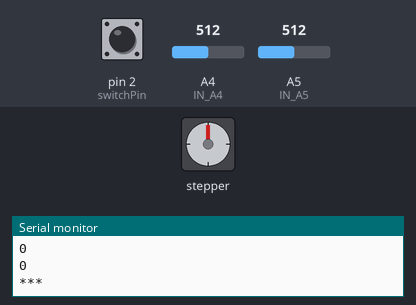
Simulated run of this sketch. Board: Arduino Uno, built with avr-gcc and run on an emulated ATmega328P. On the bench: stepper motor, the last lines printed to the serial monitor. Wiring (inferred from the names in the program): stepper motor driver (200 steps per turn assumed): step pin 10; direction pin 11. Inputs (shaded band) come from the test bench; at power-on: pin 2 (switchPin) HIGH, A4 (IN_A4) = 512, A5 (IN_A5) = 512.

Above: at 2.8 s.
2.9 s: pin 2 (switchPin) pulled LOW for 1.2 s
At 3.15 s:
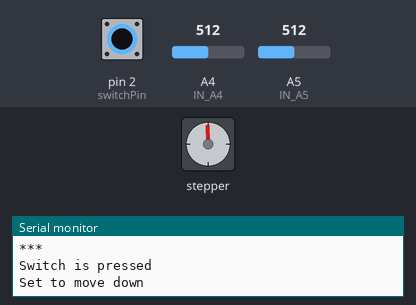
6.4 s: pin 2 (switchPin) pulled LOW for 3.2 s
At 7.56 s:
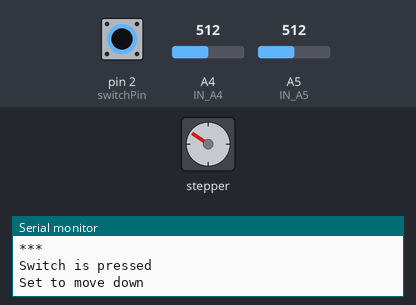
12.4 s: pin 2 (switchPin) pulled LOW for 1.2 s
At 14.1 s:
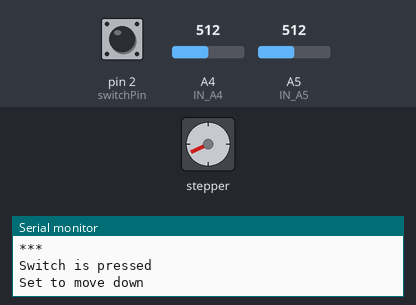
Timing chart, 0 to 16.9 s (numbered marks = the images above; inputs shaded):
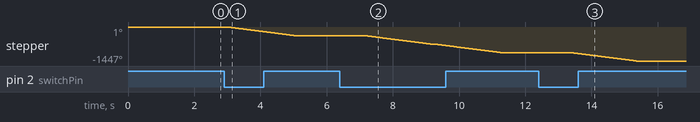

The sketch:

MoveDownStepper.ino
```cpp
#include "StepperMotor.h"
#include "MainSwitch.h"
#include "PositionSensor.h"

void setup() {
  // put your setup code here, to run once:
  initMainSwitch();
  initStepperMotors();
  initWaterLevelPositionSensor();
  Serial.begin(9600);

}

void loop() {
  /*
  if (MainSwitchState()) {
    if (not (getWaterLevelSensorPos(SensorPosition_Lower)))
    {
    stepperMove(StepDirection_Down, 1);
    delay(200);
    Serial.println(getWaterLevelSensorPos(SensorPosition_Upper));
    Serial.println(getWaterLevelSensorPos(SensorPosition_Lower));
    }
    else {
      return;
    }
    }
  else {
    if (not (getWaterLevelSensorPos(SensorPosition_Upper)))
    {
    stepperMove(StepDirection_Up, 1);
    delay(200);
    Serial.println(getWaterLevelSensorPos(SensorPosition_Upper));
    Serial.println(getWaterLevelSensorPos(SensorPosition_Lower));
    }
    else {
      return;
    }
  }
  */
  if (MainSwitchState()) {
    stepperMove(StepDirection_Down, 1);
    Serial.println("***");
    Serial.println(getWaterLevelSensorPos(SensorPosition_Upper));
    Serial.println(getWaterLevelSensorPos(SensorPosition_Lower));
    Serial.println("***");
    delay(100);

  }
  else {
    delay(1000);
    Serial.println("***");
    Serial.println(getWaterLevelSensorPos(SensorPosition_Upper));
    Serial.println(getWaterLevelSensorPos(SensorPosition_Lower));
    Serial.println("***");
  }

}
```

MainSwitch.h
```cpp
const int switchPin = 2;

void initMainSwitch() {
    pinMode(switchPin, INPUT_PULLUP);  // Enable internal pull-up resistor
}

bool MainSwitchState() {
    int switchState = digitalRead(switchPin);

    if (switchState == LOW) {
        Serial.println("Switch is pressed");
        return true;
    } else {
        //Serial.println("Switch is not pressed");
        return false;
    }

}
```

PositionSensor.h
```cpp
// PositionSensor.h

#ifndef POSITION_SENSOR_H
#define POSITION_SENSOR_H

#include <Arduino.h>

enum SensorPosition {
  SensorPosition_Upper,
  SensorPosition_Lower,

  SensorPosition_Count
};

const int IN_A4 = A4; // UPPER
const int IN_A5 = A5; // LOWER
const int reach_lower = 200;
const int reach_higher = 500;

void initWaterLevelPositionSensor() {
  pinMode(IN_A5, INPUT);
  pinMode(IN_A4, INPUT);
  //Serial.begin(9600);
}

bool getWaterLevelSensorPos(SensorPosition pos) {
  // return 1 if sensing
  if (pos == SensorPosition_Upper) {
    int WaterLevelSensorPos = analogRead(IN_A4);
    //Serial.println("Readin is for UPPER:");
    //Serial.println(WaterLevelSensorPos);
    return WaterLevelSensorPos < reach_higher;
  } else if (pos == SensorPosition_Lower) {
    int WaterLevelSensorPos = analogRead(IN_A5);
    //Serial.println("Readin is for LOWER:");
    //Serial.println(WaterLevelSensorPos);
    return WaterLevelSensorPos < reach_lower;
  } else {
    // This should never happen actually
    return false;
  }
}

#endif // POSITION_SENSOR_H
```

StepperMotor.h
```cpp
//StepperMotor.h
#include <Stepper.h>

enum StepDirection {
  StepDirection_Down,
  StepDirection_Up,

  StepDirection_Count
};

const int step_pin = 10;
const int dir_pin = 11;
//const int power_pin_stepper = A4;

void stepperMove(StepDirection direction, float revolutions);
void initStepperMotors();


void initStepperMotors() {
  pinMode(step_pin, OUTPUT);
  pinMode(dir_pin, OUTPUT);
  //pinMode(power_pin_stepper, OUTPUT);
  //digitalWrite(power_pin_stepper, LOW);
}

void stepperMove(StepDirection direction, float revolutions) {
  //digitalWrite(power_pin_stepper, HIGH);
  switch(direction) {
    case StepDirection_Down:
      Serial.println("Set to move down");
      digitalWrite(dir_pin, LOW);
      break;
    case StepDirection_Up:
      digitalWrite(dir_pin, HIGH);
      break;
    default:
      break; // Invalid direction, should handle this case more proper like return -1 and caller should handle
  }

  int steps = 200 * revolutions;
  for(int i = 0; i <= steps; i++) {
    digitalWrite(step_pin, HIGH);
    delayMicroseconds(10);
    digitalWrite(step_pin, LOW);
    delay(10);
    //Serial.println("Moved a step");
  }

  //digitalWrite(power_pin_stepper, LOW);
}
```

Measured:
- after the input at 2.9 s, stepper: turns 361° counter-clockwise in 2.0 s, starting after 0.10 s
- after the input at 6.4 s, stepper: turns 724° counter-clockwise in 4.1 s, starting after 0.72 s
- after the input at 12.4 s, stepper: turns 362° counter-clockwise in 2.0 s, starting after 0.95 s
